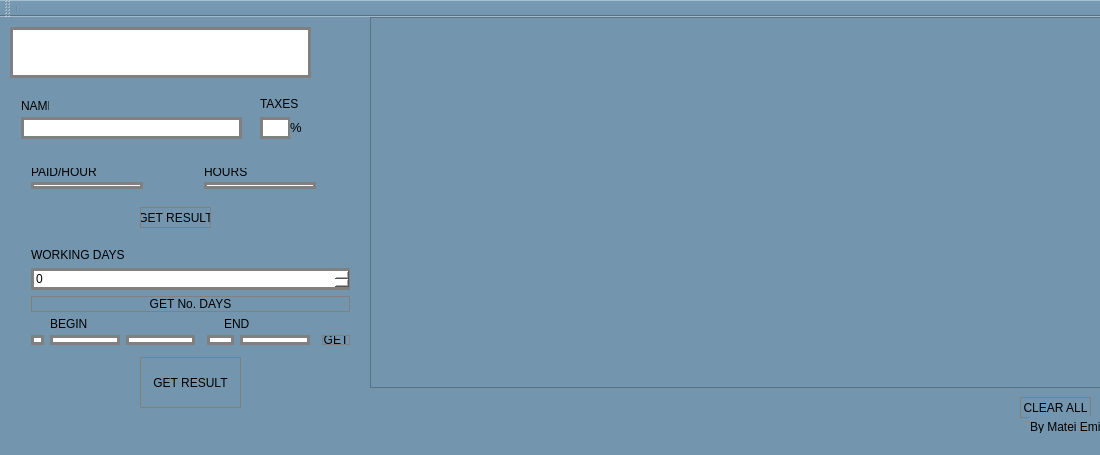
<?xml version="1.0" encoding="UTF-8"?>
<ui version="4.0">
 <class>MainWindow</class>
 <widget class="QMainWindow" name="MainWindow">
  <property name="geometry">
   <rect>
    <x>0</x>
    <y>0</y>
    <width>1100</width>
    <height>455</height>
   </rect>
  </property>
  <property name="minimumSize">
   <size>
    <width>1100</width>
    <height>455</height>
   </size>
  </property>
  <property name="maximumSize">
   <size>
    <width>1100</width>
    <height>455</height>
   </size>
  </property>
  <property name="windowTitle">
   <string>MainWindow</string>
  </property>
  <property name="styleSheet">
   <string notr="true">background-color:#7395AE;</string>
  </property>
  <widget class="QWidget" name="centralWidget">
   <widget class="QLabel" name="label">
    <property name="geometry">
     <rect>
      <x>10</x>
      <y>10</y>
      <width>301</width>
      <height>51</height>
     </rect>
    </property>
    <property name="styleSheet">
     <string notr="true">background-color:white;
font-size:18px;
color:#5D561;
type-text:bold;
border:3px solid gray</string>
    </property>
    <property name="text">
     <string/>
    </property>
   </widget>
   <widget class="QPushButton" name="pushButton">
    <property name="geometry">
     <rect>
      <x>140</x>
      <y>340</y>
      <width>101</width>
      <height>51</height>
     </rect>
    </property>
    <property name="styleSheet">
     <string notr="true">border: 1px solid gray;
background-color: qlineargradient(x1: 0, y1: 0, x2: 0, y2: 1,
                                      stop: 0 #dadbde, stop: 1 #f6f7fa);
qproperty-alignment: AlignCenter;</string>
    </property>
    <property name="text">
     <string>GET RESULT</string>
    </property>
   </widget>
   <widget class="QPushButton" name="get_paid_2">
    <property name="geometry">
     <rect>
      <x>140</x>
      <y>190</y>
      <width>71</width>
      <height>21</height>
     </rect>
    </property>
    <property name="styleSheet">
     <string notr="true">border: 1px solid gray;
background-color: qlineargradient(x1: 0, y1: 0, x2: 0, y2: 1,
                                      stop: 0 #dadbde, stop: 1 #f6f7fa);
qproperty-alignment: AlignCenter;</string>
    </property>
    <property name="text">
     <string>GET RESULT</string>
    </property>
   </widget>
   <widget class="QTableWidget" name="tableWidget">
    <property name="geometry">
     <rect>
      <x>370</x>
      <y>0</y>
      <width>731</width>
      <height>371</height>
     </rect>
    </property>
   </widget>
   <widget class="QLabel" name="label_2">
    <property name="geometry">
     <rect>
      <x>21</x>
      <y>81</y>
      <width>28</width>
      <height>16</height>
     </rect>
    </property>
    <property name="text">
     <string>NAME</string>
    </property>
   </widget>
   <widget class="QLineEdit" name="label_name">
    <property name="geometry">
     <rect>
      <x>21</x>
      <y>100</y>
      <width>221</width>
      <height>22</height>
     </rect>
    </property>
    <property name="styleSheet">
     <string notr="true"> border: 3px solid gray;
background-color:white;</string>
    </property>
    <property name="text">
     <string/>
    </property>
   </widget>
   <widget class="QLineEdit" name="label_taxes">
    <property name="geometry">
     <rect>
      <x>260</x>
      <y>100</y>
      <width>31</width>
      <height>22</height>
     </rect>
    </property>
    <property name="styleSheet">
     <string notr="true"> border: 3px solid gray;
background-color:white;</string>
    </property>
    <property name="text">
     <string/>
    </property>
   </widget>
   <widget class="QLabel" name="label_percentage">
    <property name="geometry">
     <rect>
      <x>290</x>
      <y>100</y>
      <width>21</width>
      <height>21</height>
     </rect>
    </property>
    <property name="styleSheet">
     <string notr="true">font-size:13px;</string>
    </property>
    <property name="text">
     <string>%</string>
    </property>
   </widget>
   <widget class="QPushButton" name="clear_all">
    <property name="geometry">
     <rect>
      <x>1020</x>
      <y>380</y>
      <width>71</width>
      <height>21</height>
     </rect>
    </property>
    <property name="styleSheet">
     <string notr="true">border: 1px solid gray;
background-color: qlineargradient(x1: 0, y1: 0, x2: 0, y2: 1,
                                      stop: 0 #dadbde, stop: 1 #f6f7fa);
qproperty-alignment: AlignCenter;</string>
    </property>
    <property name="text">
     <string>CLEAR ALL</string>
    </property>
   </widget>
   <widget class="QLabel" name="label_3">
    <property name="geometry">
     <rect>
      <x>1030</x>
      <y>400</y>
      <width>71</width>
      <height>20</height>
     </rect>
    </property>
    <property name="text">
     <string>By Matei Emil</string>
    </property>
   </widget>
   <widget class="QWidget" name="layoutWidget">
    <property name="geometry">
     <rect>
      <x>20</x>
      <y>140</y>
      <width>334</width>
      <height>43</height>
     </rect>
    </property>
    <layout class="QGridLayout" name="gridLayout_2">
     <item row="1" column="1">
      <spacer name="horizontalSpacer_5">
       <property name="orientation">
        <enum>Qt::Horizontal</enum>
       </property>
       <property name="sizeHint" stdset="0">
        <size>
         <width>18</width>
         <height>20</height>
        </size>
       </property>
      </spacer>
     </item>
     <item row="0" column="0">
      <widget class="QLabel" name="paidhour">
       <property name="text">
        <string>PAID/HOUR</string>
       </property>
      </widget>
     </item>
     <item row="1" column="2">
      <spacer name="horizontalSpacer_6">
       <property name="orientation">
        <enum>Qt::Horizontal</enum>
       </property>
       <property name="sizeHint" stdset="0">
        <size>
         <width>28</width>
         <height>20</height>
        </size>
       </property>
      </spacer>
     </item>
     <item row="1" column="0">
      <widget class="QLineEdit" name="paid_hour">
       <property name="styleSheet">
        <string notr="true"> border: 3px solid gray;
background-color:white;</string>
       </property>
       <property name="text">
        <string/>
       </property>
      </widget>
     </item>
     <item row="1" column="4">
      <spacer name="horizontalSpacer_2">
       <property name="orientation">
        <enum>Qt::Horizontal</enum>
       </property>
       <property name="sizeHint" stdset="0">
        <size>
         <width>18</width>
         <height>20</height>
        </size>
       </property>
      </spacer>
     </item>
     <item row="1" column="3">
      <widget class="QLineEdit" name="get_hours_2">
       <property name="styleSheet">
        <string notr="true"> border: 3px solid gray;
background-color:white;</string>
       </property>
       <property name="text">
        <string/>
       </property>
      </widget>
     </item>
     <item row="0" column="3">
      <widget class="QLabel" name="hours_label">
       <property name="text">
        <string>HOURS</string>
       </property>
      </widget>
     </item>
    </layout>
   </widget>
   <widget class="QWidget" name="layoutWidget">
    <property name="geometry">
     <rect>
      <x>20</x>
      <y>220</y>
      <width>341</width>
      <height>119</height>
     </rect>
    </property>
    <layout class="QGridLayout" name="gridLayout_4">
     <item row="5" column="0">
      <layout class="QGridLayout" name="gridLayout_3">
       <item row="0" column="6" colspan="3">
        <widget class="QLabel" name="endlabel">
         <property name="text">
          <string>END</string>
         </property>
        </widget>
       </item>
       <item row="1" column="4">
        <spacer name="horizontalSpacer_4">
         <property name="orientation">
          <enum>Qt::Horizontal</enum>
         </property>
         <property name="sizeHint" stdset="0">
          <size>
           <width>48</width>
           <height>20</height>
          </size>
         </property>
        </spacer>
       </item>
       <item row="1" column="9">
        <widget class="QPushButton" name="get_hours">
         <property name="styleSheet">
          <string notr="true">border: 1px solid gray;
background-color: qlineargradient(x1: 0, y1: 0, x2: 0, y2: 1,
                                      stop: 0 #dadbde, stop: 1 #f6f7fa);
qproperty-alignment: AlignCenter;</string>
         </property>
         <property name="text">
          <string>GET</string>
         </property>
        </widget>
       </item>
       <item row="1" column="3">
        <widget class="QLineEdit" name="begin_minutes">
         <property name="styleSheet">
          <string notr="true"> border: 3px solid gray;
background-color:white;
placeholder:&quot;min&quot;;</string>
         </property>
         <property name="text">
          <string/>
         </property>
        </widget>
       </item>
       <item row="1" column="2">
        <widget class="QLineEdit" name="begin_hour">
         <property name="styleSheet">
          <string notr="true"> border: 3px solid gray;
background-color:white;
placeholder=&quot;hour&quot;;</string>
         </property>
         <property name="text">
          <string/>
         </property>
        </widget>
       </item>
       <item row="1" column="5" colspan="2">
        <widget class="QLineEdit" name="end_hour">
         <property name="styleSheet">
          <string notr="true"> border: 3px solid gray;
background-color:white;</string>
         </property>
         <property name="text">
          <string/>
         </property>
        </widget>
       </item>
       <item row="1" column="7">
        <widget class="QLineEdit" name="end_minutes">
         <property name="styleSheet">
          <string notr="true"> border: 3px solid gray;
background-color:white;</string>
         </property>
         <property name="text">
          <string/>
         </property>
        </widget>
       </item>
       <item row="1" column="0">
        <widget class="QLabel" name="label_hours">
         <property name="styleSheet">
          <string notr="true">background-color:white;
 border: 3px solid gray;</string>
         </property>
         <property name="text">
          <string/>
         </property>
        </widget>
       </item>
       <item row="1" column="8">
        <spacer name="horizontalSpacer_8">
         <property name="orientation">
          <enum>Qt::Horizontal</enum>
         </property>
         <property name="sizeHint" stdset="0">
          <size>
           <width>28</width>
           <height>20</height>
          </size>
         </property>
        </spacer>
       </item>
       <item row="0" column="2" colspan="2">
        <widget class="QLabel" name="beginlabel">
         <property name="text">
          <string>BEGIN</string>
         </property>
        </widget>
       </item>
       <item row="1" column="1">
        <spacer name="horizontalSpacer_7">
         <property name="orientation">
          <enum>Qt::Horizontal</enum>
         </property>
         <property name="sizeHint" stdset="0">
          <size>
           <width>13</width>
           <height>20</height>
          </size>
         </property>
        </spacer>
       </item>
      </layout>
     </item>
     <item row="1" column="0">
      <widget class="QLabel" name="label_days">
       <property name="styleSheet">
        <string notr="true"/>
       </property>
       <property name="text">
        <string>WORKING DAYS</string>
       </property>
      </widget>
     </item>
     <item row="2" column="0">
      <widget class="QSpinBox" name="days">
       <property name="styleSheet">
        <string notr="true"> border: 3px solid gray;
background-color:white;</string>
       </property>
      </widget>
     </item>
     <item row="4" column="0">
      <spacer name="verticalSpacer">
       <property name="orientation">
        <enum>Qt::Vertical</enum>
       </property>
       <property name="sizeHint" stdset="0">
        <size>
         <width>20</width>
         <height>13</height>
        </size>
       </property>
      </spacer>
     </item>
     <item row="3" column="0">
      <widget class="QPushButton" name="get_no_days">
       <property name="styleSheet">
        <string notr="true">border: 1px solid gray;
background-color: qlineargradient(x1: 0, y1: 0, x2: 0, y2: 1,
                                      stop: 0 #dadbde, stop: 1 #f6f7fa);
qproperty-alignment: AlignCenter;</string>
       </property>
       <property name="text">
        <string>GET No. DAYS</string>
       </property>
      </widget>
     </item>
    </layout>
   </widget>
   <widget class="QLabel" name="label_4">
    <property name="geometry">
     <rect>
      <x>260</x>
      <y>80</y>
      <width>47</width>
      <height>13</height>
     </rect>
    </property>
    <property name="text">
     <string>TAXES</string>
    </property>
   </widget>
   <zorder>layoutWidget</zorder>
   <zorder>layoutWidget</zorder>
   <zorder>label</zorder>
   <zorder>pushButton</zorder>
   <zorder>get_paid_2</zorder>
   <zorder>tableWidget</zorder>
   <zorder>label_2</zorder>
   <zorder>label_name</zorder>
   <zorder>label_taxes</zorder>
   <zorder>label_percentage</zorder>
   <zorder>clear_all</zorder>
   <zorder>label_3</zorder>
   <zorder>label_4</zorder>
  </widget>
  <widget class="QToolBar" name="mainToolBar">
   <attribute name="toolBarArea">
    <enum>TopToolBarArea</enum>
   </attribute>
   <attribute name="toolBarBreak">
    <bool>false</bool>
   </attribute>
   <addaction name="separator"/>
  </widget>
  <widget class="QStatusBar" name="statusBar"/>
 </widget>
 <layoutdefault spacing="6" margin="11"/>
 <resources/>
 <connections/>
</ui>
